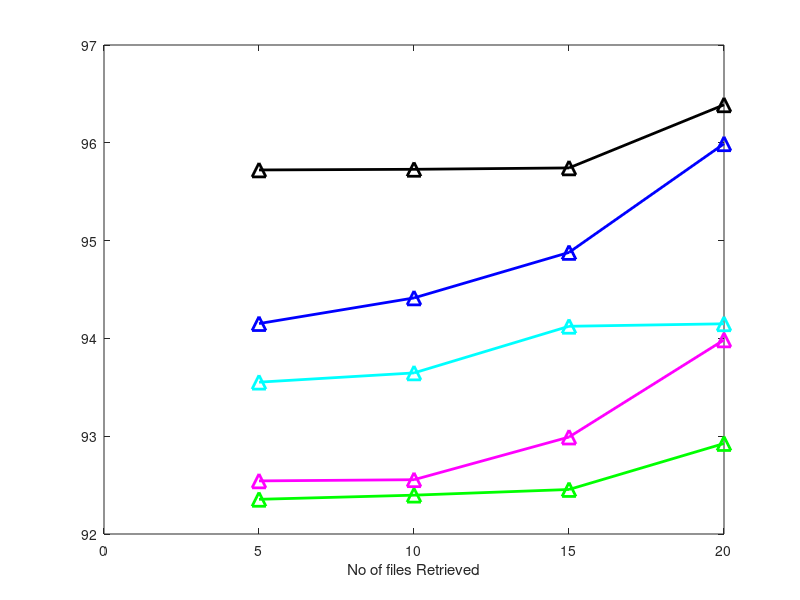

Write the MATLAB code that produced this figure. (Note: this script raises an error after producing the figure.)
function[] = plot_graph()
clear all;
close all





load Eval_all
Eval2 = Eval_all;
Terms = ["Accuracy","MAP","MRR"];
l = ["Dataset1","Dataset2","Dataset3","Dataset4","Dataset5"];
pn = [5: 5: 20];
for i = 1 : 5  %% for all datasets
    for k = 1 : 3  %% for all terms
        for p = 1 : 4 %% for all retrievals
            for j = 1 : 5 %% for all algorithms
                val(p,j) = Eval2{i,p,j}(k);
            end
        end
        val = sort(val);
        figure
        plot(pn,val(:, 1),'-^b', 'LineWidth', 2, 'markersize',10); hold on
        plot(pn,val(:, 2),'-^g', 'LineWidth', 2, 'markersize',10)
        plot(pn,val(:, 3),'-^c', 'LineWidth', 2, 'markersize',10)
        plot(pn,val(:, 4),'-^m', 'LineWidth', 2, 'markersize',10)
        plot(pn,val(:, 5),'-^k', 'LineWidth', 2, 'markersize',10)
        xlabel('No of files Retrieved');
        ylabel(Terms{k});
        h = legend('HGW-SFO-CDNN [27]','GWO-IDN-LSTM [28]','SFO-IDN-LSTM [29]', 'COA-IDN-LSTM [26]', 'MSP-COA-IDN-LSTM');
        set(h,'fontsize',10,'Location','NorthEastOutside')
        print('-dtiff', '-r300', ['.\Results\Alg', Terms{k},l{i}])
        
    end
    
    for k = 1 : 3  %% for all terms
        for p = 1 : 4 %% for all retrievals
            for j = 6 : 10 %% for all Methods
                if j == 10
                    val2(p,5) = Eval2{i,p,5}(k);
                else
                    val2(p,j-5) = Eval2{i,p,j}(k);
                end
            end
        end
        val2 = sort(val2);
        figure
        bar(val2,'Linewidth',2)
        set(gca,'FontSize',14)
        h1 = legend('CNN [3]','HGW-SFO-CDNN [27]','LSTM [7]','CNN-DNN-LSTM [30]','MSP-COA-IDN-LSTM');
        set(h1,'FontSize',12,'Location','NorthEastOutside');
        ylabel(Terms{k},'FontSize',14);
        xlabel('No of files Retrieved','FontSize',14);
        xticklabels({'5','10','15','20'})
        print('-dtiff', '-r500', ['.\Results\Models', Terms{k},l{i}]);
        





    end
end

end